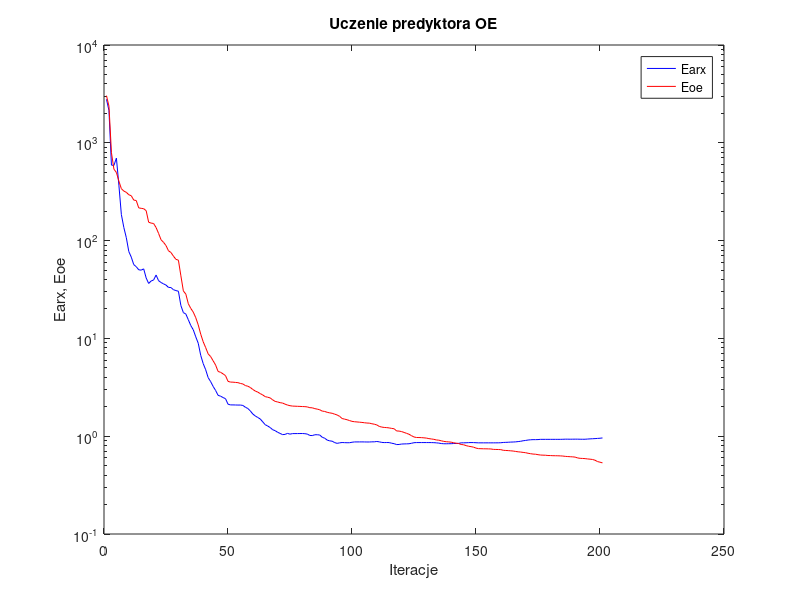
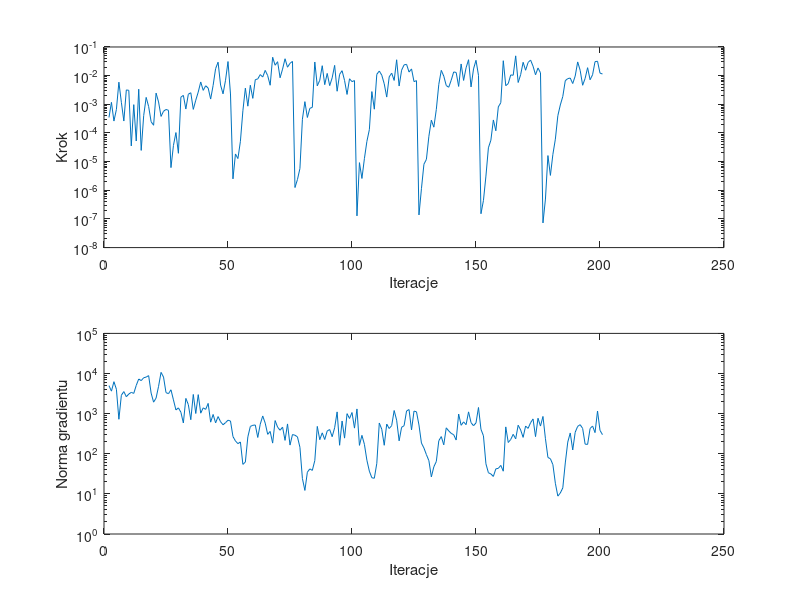

Write MATLAB code to recreate these figures, in order.
%uczenie predyktora oe
clear all;
n=0; farx(n+1)=2.783515e+003; foe(n+1)=3.037002e+003; wspucz(n+1)=0.000000e+000; ng(n+1)=0.000000e+000;
%odnowa zmiennej metryki
n=1; farx(n+1)=2.137288e+003; foe(n+1)=2.370309e+003; krok(n+1)=3.467612e-004; ng(n+1)=4.989632e+003;
n=2; farx(n+1)=5.913687e+002; foe(n+1)=7.921625e+002; krok(n+1)=1.170971e-003; ng(n+1)=3.638291e+003;
n=3; farx(n+1)=5.871945e+002; foe(n+1)=5.370029e+002; krok(n+1)=2.601242e-004; ng(n+1)=6.255193e+003;
n=4; farx(n+1)=6.973136e+002; foe(n+1)=4.975747e+002; krok(n+1)=6.603184e-004; ng(n+1)=4.056964e+003;
n=5; farx(n+1)=3.690741e+002; foe(n+1)=4.051895e+002; krok(n+1)=5.915528e-003; ng(n+1)=7.242448e+002;
n=6; farx(n+1)=1.846908e+002; foe(n+1)=3.395970e+002; krok(n+1)=1.172316e-003; ng(n+1)=2.874828e+003;
n=7; farx(n+1)=1.360617e+002; foe(n+1)=3.208050e+002; krok(n+1)=2.608382e-004; ng(n+1)=3.545388e+003;
n=8; farx(n+1)=1.070328e+002; foe(n+1)=3.116641e+002; krok(n+1)=3.176507e-003; ng(n+1)=2.642492e+003;
n=9; farx(n+1)=7.731906e+001; foe(n+1)=2.944389e+002; krok(n+1)=3.065383e-003; ng(n+1)=3.081355e+003;
n=10; farx(n+1)=6.773578e+001; foe(n+1)=2.873755e+002; krok(n+1)=3.527374e-005; ng(n+1)=3.388840e+003;
n=11; farx(n+1)=5.678798e+001; foe(n+1)=2.595490e+002; krok(n+1)=9.722192e-004; ng(n+1)=3.198047e+003;
n=12; farx(n+1)=5.409900e+001; foe(n+1)=2.569067e+002; krok(n+1)=5.233915e-005; ng(n+1)=5.056051e+003;
n=13; farx(n+1)=5.031724e+001; foe(n+1)=2.160382e+002; krok(n+1)=3.363630e-003; ng(n+1)=7.295995e+003;
n=14; farx(n+1)=4.987958e+001; foe(n+1)=2.137416e+002; krok(n+1)=2.462151e-005; ng(n+1)=6.653652e+003;
n=15; farx(n+1)=5.141578e+001; foe(n+1)=2.118716e+002; krok(n+1)=4.029366e-004; ng(n+1)=7.842409e+003;
n=16; farx(n+1)=4.152110e+001; foe(n+1)=2.022827e+002; krok(n+1)=1.742611e-003; ng(n+1)=8.144472e+003;
n=17; farx(n+1)=3.646719e+001; foe(n+1)=1.542023e+002; krok(n+1)=8.336543e-004; ng(n+1)=8.861553e+003;
n=18; farx(n+1)=3.861079e+001; foe(n+1)=1.509932e+002; krok(n+1)=2.463545e-004; ng(n+1)=3.250396e+003;
n=19; farx(n+1)=3.955108e+001; foe(n+1)=1.495866e+002; krok(n+1)=1.858107e-004; ng(n+1)=1.931837e+003;
n=20; farx(n+1)=4.443826e+001; foe(n+1)=1.359956e+002; krok(n+1)=2.458210e-003; ng(n+1)=2.444741e+003;
n=21; farx(n+1)=3.894897e+001; foe(n+1)=1.185243e+002; krok(n+1)=1.207660e-003; ng(n+1)=4.793016e+003;
n=22; farx(n+1)=3.728055e+001; foe(n+1)=1.020192e+002; krok(n+1)=3.776610e-004; ng(n+1)=1.067364e+004;
n=23; farx(n+1)=3.611229e+001; foe(n+1)=9.601133e+001; krok(n+1)=5.720452e-004; ng(n+1)=8.165150e+003;
n=24; farx(n+1)=3.508632e+001; foe(n+1)=8.899841e+001; krok(n+1)=6.603743e-004; ng(n+1)=3.339267e+003;
n=25; farx(n+1)=3.322633e+001; foe(n+1)=7.870100e+001; krok(n+1)=6.169914e-004; ng(n+1)=3.144540e+003;
%odnowa zmiennej metryki
n=26; farx(n+1)=3.310185e+001; foe(n+1)=7.558711e+001; krok(n+1)=6.176249e-006; ng(n+1)=3.929628e+003;
n=27; farx(n+1)=3.148732e+001; foe(n+1)=6.935714e+001; krok(n+1)=3.670884e-005; ng(n+1)=2.202621e+003;
n=28; farx(n+1)=3.082356e+001; foe(n+1)=6.433383e+001; krok(n+1)=1.032442e-004; ng(n+1)=1.235787e+003;
n=29; farx(n+1)=3.037636e+001; foe(n+1)=6.310503e+001; krok(n+1)=1.953303e-005; ng(n+1)=1.391976e+003;
n=30; farx(n+1)=2.166725e+001; foe(n+1)=4.366573e+001; krok(n+1)=1.779752e-003; ng(n+1)=1.084535e+003;
n=31; farx(n+1)=1.836342e+001; foe(n+1)=3.059116e+001; krok(n+1)=2.050616e-003; ng(n+1)=5.854327e+002;
n=32; farx(n+1)=1.773883e+001; foe(n+1)=2.835394e+001; krok(n+1)=6.847610e-004; ng(n+1)=2.398758e+003;
n=33; farx(n+1)=1.552137e+001; foe(n+1)=2.260130e+001; krok(n+1)=2.240817e-003; ng(n+1)=1.683753e+003;
n=34; farx(n+1)=1.352932e+001; foe(n+1)=2.024645e+001; krok(n+1)=2.531421e-003; ng(n+1)=7.061993e+002;
n=35; farx(n+1)=1.224098e+001; foe(n+1)=1.855874e+001; krok(n+1)=6.647718e-004; ng(n+1)=3.006397e+003;
n=36; farx(n+1)=1.037627e+001; foe(n+1)=1.627305e+001; krok(n+1)=1.389400e-003; ng(n+1)=1.008372e+003;
n=37; farx(n+1)=8.918519e+000; foe(n+1)=1.373140e+001; krok(n+1)=2.677949e-003; ng(n+1)=2.976077e+003;
n=38; farx(n+1)=6.707244e+000; foe(n+1)=1.104359e+001; krok(n+1)=6.023109e-003; ng(n+1)=1.026564e+003;
n=39; farx(n+1)=5.523807e+000; foe(n+1)=9.238427e+000; krok(n+1)=3.065383e-003; ng(n+1)=1.394752e+003;
n=40; farx(n+1)=4.779544e+000; foe(n+1)=8.042472e+000; krok(n+1)=4.427789e-003; ng(n+1)=1.277466e+003;
n=41; farx(n+1)=3.969972e+000; foe(n+1)=6.946003e+000; krok(n+1)=3.692938e-003; ng(n+1)=1.799536e+003;
n=42; farx(n+1)=3.615335e+000; foe(n+1)=6.519179e+000; krok(n+1)=1.524981e-003; ng(n+1)=6.133316e+002;
n=43; farx(n+1)=3.230556e+000; foe(n+1)=5.907307e+000; krok(n+1)=4.564205e-003; ng(n+1)=9.541984e+002;
n=44; farx(n+1)=2.935829e+000; foe(n+1)=5.339064e+000; krok(n+1)=1.759944e-002; ng(n+1)=5.887776e+002;
n=45; farx(n+1)=2.615741e+000; foe(n+1)=4.595784e+000; krok(n+1)=2.946581e-002; ng(n+1)=8.455359e+002;
n=46; farx(n+1)=2.568009e+000; foe(n+1)=4.500021e+000; krok(n+1)=4.704763e-003; ng(n+1)=6.289631e+002;
n=47; farx(n+1)=2.485016e+000; foe(n+1)=4.341871e+000; krok(n+1)=2.318009e-003; ng(n+1)=5.276087e+002;
n=48; farx(n+1)=2.419108e+000; foe(n+1)=4.160879e+000; krok(n+1)=6.893113e-003; ng(n+1)=5.959821e+002;
n=49; farx(n+1)=2.125190e+000; foe(n+1)=3.638203e+000; krok(n+1)=3.105538e-002; ng(n+1)=6.855888e+002;
n=50; farx(n+1)=2.089769e+000; foe(n+1)=3.575563e+000; krok(n+1)=2.293768e-003; ng(n+1)=6.551628e+002;
%odnowa zmiennej metryki
n=51; farx(n+1)=2.089140e+000; foe(n+1)=3.569415e+000; krok(n+1)=2.502989e-006; ng(n+1)=2.686951e+002;
n=52; farx(n+1)=2.085642e+000; foe(n+1)=3.546700e+000; krok(n+1)=1.848840e-005; ng(n+1)=2.084811e+002;
n=53; farx(n+1)=2.081551e+000; foe(n+1)=3.528786e+000; krok(n+1)=1.278344e-005; ng(n+1)=1.786323e+002;
n=54; farx(n+1)=2.082985e+000; foe(n+1)=3.462611e+000; krok(n+1)=5.111781e-005; ng(n+1)=1.966427e+002;
n=55; farx(n+1)=2.062603e+000; foe(n+1)=3.420973e+000; krok(n+1)=5.939298e-004; ng(n+1)=5.439674e+001;
n=56; farx(n+1)=1.978690e+000; foe(n+1)=3.294888e+000; krok(n+1)=3.660956e-003; ng(n+1)=6.215993e+001;
n=57; farx(n+1)=1.918888e+000; foe(n+1)=3.242310e+000; krok(n+1)=8.605590e-004; ng(n+1)=2.632162e+002;
n=58; farx(n+1)=1.813590e+000; foe(n+1)=3.148788e+000; krok(n+1)=4.620452e-003; ng(n+1)=4.798964e+002;
n=59; farx(n+1)=1.685819e+000; foe(n+1)=3.005630e+000; krok(n+1)=1.611746e-003; ng(n+1)=5.113824e+002;
n=60; farx(n+1)=1.611643e+000; foe(n+1)=2.895768e+000; krok(n+1)=7.242402e-003; ng(n+1)=5.218177e+002;
n=61; farx(n+1)=1.553547e+000; foe(n+1)=2.823281e+000; krok(n+1)=7.680234e-003; ng(n+1)=2.547339e+002;
n=62; farx(n+1)=1.500631e+000; foe(n+1)=2.727009e+000; krok(n+1)=1.089156e-002; ng(n+1)=5.452431e+002;
n=63; farx(n+1)=1.402382e+000; foe(n+1)=2.641223e+000; krok(n+1)=8.948804e-003; ng(n+1)=8.757649e+002;
n=64; farx(n+1)=1.311655e+000; foe(n+1)=2.539494e+000; krok(n+1)=1.526430e-002; ng(n+1)=5.793786e+002;
n=65; farx(n+1)=1.270905e+000; foe(n+1)=2.502947e+000; krok(n+1)=1.000726e-002; ng(n+1)=3.051516e+002;
n=66; farx(n+1)=1.226744e+000; foe(n+1)=2.463975e+000; krok(n+1)=4.624718e-003; ng(n+1)=3.599336e+002;
n=67; farx(n+1)=1.165489e+000; foe(n+1)=2.354385e+000; krok(n+1)=4.382471e-002; ng(n+1)=1.842775e+002;
n=68; farx(n+1)=1.139188e+000; foe(n+1)=2.269498e+000; krok(n+1)=2.307159e-002; ng(n+1)=6.722253e+002;
n=69; farx(n+1)=1.096995e+000; foe(n+1)=2.239961e+000; krok(n+1)=3.067118e-002; ng(n+1)=4.608051e+002;
n=70; farx(n+1)=1.068234e+000; foe(n+1)=2.202506e+000; krok(n+1)=8.426649e-003; ng(n+1)=3.853928e+002;
n=71; farx(n+1)=1.037964e+000; foe(n+1)=2.182230e+000; krok(n+1)=1.688698e-002; ng(n+1)=4.614418e+002;
n=72; farx(n+1)=1.043882e+000; foe(n+1)=2.126980e+000; krok(n+1)=3.882853e-002; ng(n+1)=2.156566e+002;
n=73; farx(n+1)=1.068521e+000; foe(n+1)=2.082008e+000; krok(n+1)=1.966568e-002; ng(n+1)=5.541050e+002;
n=74; farx(n+1)=1.049318e+000; foe(n+1)=2.051062e+000; krok(n+1)=2.691279e-002; ng(n+1)=1.645178e+002;
n=75; farx(n+1)=1.063364e+000; foe(n+1)=2.032033e+000; krok(n+1)=3.134999e-002; ng(n+1)=3.011010e+002;
%odnowa zmiennej metryki
n=76; farx(n+1)=1.063455e+000; foe(n+1)=2.027274e+000; krok(n+1)=1.246993e-006; ng(n+1)=2.895267e+002;
n=77; farx(n+1)=1.063952e+000; foe(n+1)=2.021462e+000; krok(n+1)=2.366141e-006; ng(n+1)=2.642660e+002;
n=78; farx(n+1)=1.064854e+000; foe(n+1)=2.016880e+000; krok(n+1)=5.742854e-006; ng(n+1)=1.451463e+002;
n=79; farx(n+1)=1.065353e+000; foe(n+1)=2.010499e+000; krok(n+1)=3.007977e-004; ng(n+1)=2.422002e+001;
n=80; farx(n+1)=1.061332e+000; foe(n+1)=2.005565e+000; krok(n+1)=1.237443e-003; ng(n+1)=1.219740e+001;
n=81; farx(n+1)=1.050697e+000; foe(n+1)=1.992696e+000; krok(n+1)=3.467612e-004; ng(n+1)=3.472932e+001;
n=82; farx(n+1)=1.017851e+000; foe(n+1)=1.956918e+000; krok(n+1)=7.248866e-004; ng(n+1)=4.198704e+001;
n=83; farx(n+1)=1.015183e+000; foe(n+1)=1.951488e+000; krok(n+1)=7.821151e-004; ng(n+1)=3.850902e+001;
n=84; farx(n+1)=1.034842e+000; foe(n+1)=1.914011e+000; krok(n+1)=2.991958e-002; ng(n+1)=6.770382e+001;
n=85; farx(n+1)=1.035264e+000; foe(n+1)=1.891513e+000; krok(n+1)=4.403244e-003; ng(n+1)=4.804320e+002;
n=86; farx(n+1)=1.028265e+000; foe(n+1)=1.862153e+000; krok(n+1)=6.893113e-003; ng(n+1)=2.241615e+002;
n=87; farx(n+1)=9.749305e-001; foe(n+1)=1.805638e+000; krok(n+1)=2.223039e-002; ng(n+1)=3.320628e+002;
n=88; farx(n+1)=9.535761e-001; foe(n+1)=1.791513e+000; krok(n+1)=4.845058e-003; ng(n+1)=2.265817e+002;
n=89; farx(n+1)=9.120480e-001; foe(n+1)=1.754781e+000; krok(n+1)=1.195410e-002; ng(n+1)=3.691633e+002;
n=90; farx(n+1)=8.963922e-001; foe(n+1)=1.732668e+000; krok(n+1)=4.483426e-003; ng(n+1)=4.018290e+002;
n=91; farx(n+1)=8.892359e-001; foe(n+1)=1.715012e+000; krok(n+1)=8.378898e-003; ng(n+1)=2.661436e+002;
n=92; farx(n+1)=8.605500e-001; foe(n+1)=1.680372e+000; krok(n+1)=2.284436e-002; ng(n+1)=4.445082e+002;
n=93; farx(n+1)=8.449867e-001; foe(n+1)=1.648736e+000; krok(n+1)=2.855545e-003; ng(n+1)=1.105161e+003;
n=94; farx(n+1)=8.552455e-001; foe(n+1)=1.596362e+000; krok(n+1)=1.109636e-002; ng(n+1)=1.628143e+002;
n=95; farx(n+1)=8.618390e-001; foe(n+1)=1.516828e+000; krok(n+1)=1.488820e-002; ng(n+1)=6.549052e+002;
n=96; farx(n+1)=8.593351e-001; foe(n+1)=1.494611e+000; krok(n+1)=6.764823e-003; ng(n+1)=2.452683e+002;
n=97; farx(n+1)=8.574273e-001; foe(n+1)=1.474066e+000; krok(n+1)=2.209886e-003; ng(n+1)=9.993474e+002;
n=98; farx(n+1)=8.578149e-001; foe(n+1)=1.445440e+000; krok(n+1)=7.777929e-003; ng(n+1)=7.571026e+002;
n=99; farx(n+1)=8.672118e-001; foe(n+1)=1.418465e+000; krok(n+1)=6.193383e-003; ng(n+1)=1.066515e+003;
n=100; farx(n+1)=8.739238e-001; foe(n+1)=1.406122e+000; krok(n+1)=6.734730e-003; ng(n+1)=4.356720e+002;
%odnowa zmiennej metryki
n=101; farx(n+1)=8.739310e-001; foe(n+1)=1.398711e+000; krok(n+1)=1.278518e-007; ng(n+1)=1.310099e+003;
n=102; farx(n+1)=8.742921e-001; foe(n+1)=1.391332e+000; krok(n+1)=9.215371e-006; ng(n+1)=1.618787e+002;
n=103; farx(n+1)=8.745611e-001; foe(n+1)=1.383143e+000; krok(n+1)=2.580198e-006; ng(n+1)=2.879270e+002;
n=104; farx(n+1)=8.737948e-001; foe(n+1)=1.372900e+000; krok(n+1)=1.272730e-005; ng(n+1)=1.719834e+002;
n=105; farx(n+1)=8.727235e-001; foe(n+1)=1.363506e+000; krok(n+1)=5.075699e-005; ng(n+1)=6.910111e+001;
n=106; farx(n+1)=8.726669e-001; foe(n+1)=1.360063e+000; krok(n+1)=1.309203e-004; ng(n+1)=3.680499e+001;
n=107; farx(n+1)=8.757994e-001; foe(n+1)=1.341062e+000; krok(n+1)=2.778799e-003; ng(n+1)=2.522018e+001;
n=108; farx(n+1)=8.761788e-001; foe(n+1)=1.326350e+000; krok(n+1)=6.752731e-004; ng(n+1)=2.452371e+001;
n=109; farx(n+1)=8.832049e-001; foe(n+1)=1.304127e+000; krok(n+1)=1.111520e-002; ng(n+1)=5.774323e+001;
n=110; farx(n+1)=8.756075e-001; foe(n+1)=1.258945e+000; krok(n+1)=1.450364e-002; ng(n+1)=5.836865e+002;
n=111; farx(n+1)=8.641370e-001; foe(n+1)=1.239588e+000; krok(n+1)=1.039581e-002; ng(n+1)=4.090724e+002;
n=112; farx(n+1)=8.605940e-001; foe(n+1)=1.228870e+000; krok(n+1)=5.190450e-003; ng(n+1)=1.627750e+002;
n=113; farx(n+1)=8.616672e-001; foe(n+1)=1.224258e+000; krok(n+1)=1.786250e-003; ng(n+1)=5.498196e+002;
n=114; farx(n+1)=8.606426e-001; foe(n+1)=1.215272e+000; krok(n+1)=9.096510e-003; ng(n+1)=4.252635e+002;
n=115; farx(n+1)=8.476394e-001; foe(n+1)=1.201475e+000; krok(n+1)=1.219985e-002; ng(n+1)=5.032920e+002;
n=116; farx(n+1)=8.385174e-001; foe(n+1)=1.191306e+000; krok(n+1)=6.802533e-003; ng(n+1)=1.195994e+003;
n=117; farx(n+1)=8.213469e-001; foe(n+1)=1.131383e+000; krok(n+1)=3.579522e-002; ng(n+1)=6.884686e+002;
n=118; farx(n+1)=8.230709e-001; foe(n+1)=1.128355e+000; krok(n+1)=4.346286e-003; ng(n+1)=2.098489e+002;
n=119; farx(n+1)=8.316193e-001; foe(n+1)=1.114659e+000; krok(n+1)=1.548166e-002; ng(n+1)=4.578255e+002;
n=120; farx(n+1)=8.338008e-001; foe(n+1)=1.092932e+000; krok(n+1)=2.378377e-002; ng(n+1)=4.999073e+002;
n=121; farx(n+1)=8.352811e-001; foe(n+1)=1.069518e+000; krok(n+1)=2.476948e-002; ng(n+1)=1.165046e+003;
n=122; farx(n+1)=8.371583e-001; foe(n+1)=1.046599e+000; krok(n+1)=1.336226e-002; ng(n+1)=1.263683e+003;
n=123; farx(n+1)=8.466925e-001; foe(n+1)=1.012220e+000; krok(n+1)=1.716139e-002; ng(n+1)=3.933852e+002;
n=124; farx(n+1)=8.582281e-001; foe(n+1)=9.816920e-001; krok(n+1)=6.192369e-003; ng(n+1)=1.156843e+003;
n=125; farx(n+1)=8.607992e-001; foe(n+1)=9.702175e-001; krok(n+1)=6.700076e-003; ng(n+1)=1.111090e+003;
%odnowa zmiennej metryki
n=126; farx(n+1)=8.608088e-001; foe(n+1)=9.689344e-001; krok(n+1)=1.380193e-007; ng(n+1)=5.208276e+002;
n=127; farx(n+1)=8.608490e-001; foe(n+1)=9.674027e-001; krok(n+1)=1.138471e-006; ng(n+1)=1.847180e+002;
n=128; farx(n+1)=8.609793e-001; foe(n+1)=9.622707e-001; krok(n+1)=8.106422e-006; ng(n+1)=1.392412e+002;
n=129; farx(n+1)=8.608806e-001; foe(n+1)=9.566720e-001; krok(n+1)=1.197415e-005; ng(n+1)=9.512886e+001;
n=130; farx(n+1)=8.607234e-001; foe(n+1)=9.448216e-001; krok(n+1)=7.675242e-005; ng(n+1)=6.730482e+001;
n=131; farx(n+1)=8.604141e-001; foe(n+1)=9.371288e-001; krok(n+1)=2.799030e-004; ng(n+1)=2.647681e+001;
n=132; farx(n+1)=8.589476e-001; foe(n+1)=9.290266e-001; krok(n+1)=1.592395e-004; ng(n+1)=4.742631e+001;
n=133; farx(n+1)=8.553400e-001; foe(n+1)=9.158762e-001; krok(n+1)=6.650130e-004; ng(n+1)=6.414430e+001;
n=134; farx(n+1)=8.503442e-001; foe(n+1)=9.103351e-001; krok(n+1)=4.974973e-003; ng(n+1)=2.112141e+002;
n=135; farx(n+1)=8.412420e-001; foe(n+1)=8.975458e-001; krok(n+1)=1.532510e-002; ng(n+1)=2.679935e+002;
n=136; farx(n+1)=8.373829e-001; foe(n+1)=8.851479e-001; krok(n+1)=9.630946e-003; ng(n+1)=1.668022e+002;
n=137; farx(n+1)=8.367648e-001; foe(n+1)=8.784785e-001; krok(n+1)=4.522618e-003; ng(n+1)=4.424580e+002;
n=138; farx(n+1)=8.380335e-001; foe(n+1)=8.747065e-001; krok(n+1)=3.929986e-003; ng(n+1)=3.710620e+002;
n=139; farx(n+1)=8.384324e-001; foe(n+1)=8.687756e-001; krok(n+1)=6.905382e-003; ng(n+1)=3.220824e+002;
n=140; farx(n+1)=8.419560e-001; foe(n+1)=8.571628e-001; krok(n+1)=1.345452e-002; ng(n+1)=2.987846e+002;
n=141; farx(n+1)=8.432526e-001; foe(n+1)=8.476230e-001; krok(n+1)=1.290032e-002; ng(n+1)=2.195023e+002;
n=142; farx(n+1)=8.445395e-001; foe(n+1)=8.421654e-001; krok(n+1)=4.201739e-003; ng(n+1)=9.786700e+002;
n=143; farx(n+1)=8.550895e-001; foe(n+1)=8.228538e-001; krok(n+1)=2.556212e-002; ng(n+1)=5.119414e+002;
n=144; farx(n+1)=8.558759e-001; foe(n+1)=8.176879e-001; krok(n+1)=6.800237e-003; ng(n+1)=6.232634e+002;
n=145; farx(n+1)=8.567716e-001; foe(n+1)=8.013061e-001; krok(n+1)=1.884952e-002; ng(n+1)=5.313449e+002;
n=146; farx(n+1)=8.595661e-001; foe(n+1)=7.895961e-001; krok(n+1)=3.595477e-002; ng(n+1)=1.106623e+003;
n=147; farx(n+1)=8.610698e-001; foe(n+1)=7.822065e-001; krok(n+1)=4.036613e-003; ng(n+1)=5.967020e+002;
n=148; farx(n+1)=8.604965e-001; foe(n+1)=7.727747e-001; krok(n+1)=1.716139e-002; ng(n+1)=4.987334e+002;
n=149; farx(n+1)=8.577731e-001; foe(n+1)=7.557663e-001; krok(n+1)=3.431867e-002; ng(n+1)=5.883780e+002;
n=150; farx(n+1)=8.552833e-001; foe(n+1)=7.463514e-001; krok(n+1)=1.023953e-002; ng(n+1)=1.424132e+003;
%odnowa zmiennej metryki
n=151; farx(n+1)=8.552861e-001; foe(n+1)=7.452224e-001; krok(n+1)=1.518241e-007; ng(n+1)=4.070831e+002;
n=152; farx(n+1)=8.552971e-001; foe(n+1)=7.436063e-001; krok(n+1)=4.405193e-007; ng(n+1)=2.804642e+002;
n=153; farx(n+1)=8.552587e-001; foe(n+1)=7.431534e-001; krok(n+1)=3.124592e-006; ng(n+1)=5.622693e+001;
n=154; farx(n+1)=8.552512e-001; foe(n+1)=7.419860e-001; krok(n+1)=3.039391e-005; ng(n+1)=3.370649e+001;
n=155; farx(n+1)=8.551401e-001; foe(n+1)=7.404250e-001; krok(n+1)=5.582033e-005; ng(n+1)=3.134292e+001;
n=156; farx(n+1)=8.553240e-001; foe(n+1)=7.331935e-001; krok(n+1)=2.841575e-004; ng(n+1)=2.721877e+001;
n=157; farx(n+1)=8.554421e-001; foe(n+1)=7.319100e-001; krok(n+1)=1.191612e-004; ng(n+1)=4.208781e+001;
n=158; farx(n+1)=8.559136e-001; foe(n+1)=7.309712e-001; krok(n+1)=8.132823e-004; ng(n+1)=4.329212e+001;
n=159; farx(n+1)=8.573761e-001; foe(n+1)=7.289093e-001; krok(n+1)=1.135356e-003; ng(n+1)=5.126329e+001;
n=160; farx(n+1)=8.630152e-001; foe(n+1)=7.177098e-001; krok(n+1)=3.320390e-002; ng(n+1)=3.677228e+001;
n=161; farx(n+1)=8.651234e-001; foe(n+1)=7.146136e-001; krok(n+1)=4.464102e-003; ng(n+1)=4.672629e+002;
n=162; farx(n+1)=8.673688e-001; foe(n+1)=7.124366e-001; krok(n+1)=5.274350e-003; ng(n+1)=1.907980e+002;
n=163; farx(n+1)=8.707022e-001; foe(n+1)=7.088441e-001; krok(n+1)=1.059021e-002; ng(n+1)=2.271181e+002;
n=164; farx(n+1)=8.722167e-001; foe(n+1)=7.051731e-001; krok(n+1)=1.032555e-002; ng(n+1)=3.049606e+002;
n=165; farx(n+1)=8.754461e-001; foe(n+1)=6.983682e-001; krok(n+1)=4.904612e-002; ng(n+1)=2.354766e+002;
n=166; farx(n+1)=8.812974e-001; foe(n+1)=6.925136e-001; krok(n+1)=5.767896e-003; ng(n+1)=5.146046e+002;
n=167; farx(n+1)=8.872200e-001; foe(n+1)=6.885375e-001; krok(n+1)=1.080437e-002; ng(n+1)=3.914686e+002;
n=168; farx(n+1)=8.984715e-001; foe(n+1)=6.828710e-001; krok(n+1)=2.925850e-002; ng(n+1)=2.560627e+002;
n=169; farx(n+1)=9.050178e-001; foe(n+1)=6.781225e-001; krok(n+1)=1.542628e-002; ng(n+1)=4.913745e+002;
n=170; farx(n+1)=9.140339e-001; foe(n+1)=6.690473e-001; krok(n+1)=2.876670e-002; ng(n+1)=4.286754e+002;
n=171; farx(n+1)=9.194386e-001; foe(n+1)=6.624815e-001; krok(n+1)=3.500452e-002; ng(n+1)=5.931230e+002;
n=172; farx(n+1)=9.222884e-001; foe(n+1)=6.566696e-001; krok(n+1)=2.142359e-002; ng(n+1)=7.375976e+002;
n=173; farx(n+1)=9.223052e-001; foe(n+1)=6.542686e-001; krok(n+1)=1.071180e-002; ng(n+1)=2.672938e+002;
n=174; farx(n+1)=9.235694e-001; foe(n+1)=6.473639e-001; krok(n+1)=1.849615e-002; ng(n+1)=7.676075e+002;
n=175; farx(n+1)=9.285790e-001; foe(n+1)=6.419625e-001; krok(n+1)=1.254679e-002; ng(n+1)=4.902531e+002;
%odnowa zmiennej metryki
n=176; farx(n+1)=9.285721e-001; foe(n+1)=6.399796e-001; krok(n+1)=7.258053e-008; ng(n+1)=8.514308e+002;
n=177; farx(n+1)=9.285705e-001; foe(n+1)=6.389238e-001; krok(n+1)=4.934800e-007; ng(n+1)=2.370542e+002;
n=178; farx(n+1)=9.286706e-001; foe(n+1)=6.347089e-001; krok(n+1)=1.625849e-005; ng(n+1)=8.090961e+001;
n=179; farx(n+1)=9.286760e-001; foe(n+1)=6.340329e-001; krok(n+1)=3.304510e-006; ng(n+1)=7.507581e+001;
n=180; farx(n+1)=9.287541e-001; foe(n+1)=6.320239e-001; krok(n+1)=1.792006e-005; ng(n+1)=5.364456e+001;
n=181; farx(n+1)=9.287207e-001; foe(n+1)=6.314082e-001; krok(n+1)=6.079792e-005; ng(n+1)=1.838002e+001;
n=182; farx(n+1)=9.286656e-001; foe(n+1)=6.306681e-001; krok(n+1)=4.000568e-004; ng(n+1)=8.785732e+000;
n=183; farx(n+1)=9.288140e-001; foe(n+1)=6.292133e-001; krok(n+1)=9.499141e-004; ng(n+1)=1.053718e+001;
n=184; farx(n+1)=9.301112e-001; foe(n+1)=6.266857e-001; krok(n+1)=1.881412e-003; ng(n+1)=1.412571e+001;
n=185; farx(n+1)=9.325938e-001; foe(n+1)=6.221503e-001; krok(n+1)=6.669234e-003; ng(n+1)=5.902455e+001;
n=186; farx(n+1)=9.324122e-001; foe(n+1)=6.193689e-001; krok(n+1)=7.876901e-003; ng(n+1)=1.952645e+002;
n=187; farx(n+1)=9.314027e-001; foe(n+1)=6.170141e-001; krok(n+1)=8.229748e-003; ng(n+1)=3.299919e+002;
n=188; farx(n+1)=9.321330e-001; foe(n+1)=6.149502e-001; krok(n+1)=5.303205e-003; ng(n+1)=1.244149e+002;
n=189; farx(n+1)=9.328380e-001; foe(n+1)=6.110009e-001; krok(n+1)=9.698882e-003; ng(n+1)=3.440560e+002;
n=190; farx(n+1)=9.327117e-001; foe(n+1)=5.993524e-001; krok(n+1)=3.012318e-002; ng(n+1)=4.823264e+002;
n=191; farx(n+1)=9.312255e-001; foe(n+1)=5.939288e-001; krok(n+1)=1.532510e-002; ng(n+1)=5.302771e+002;
n=192; farx(n+1)=9.306469e-001; foe(n+1)=5.922104e-001; krok(n+1)=4.615931e-003; ng(n+1)=4.283730e+002;
n=193; farx(n+1)=9.308391e-001; foe(n+1)=5.899722e-001; krok(n+1)=7.990988e-003; ng(n+1)=1.735420e+002;
n=194; farx(n+1)=9.354134e-001; foe(n+1)=5.854283e-001; krok(n+1)=1.895365e-002; ng(n+1)=1.711128e+002;
n=195; farx(n+1)=9.391636e-001; foe(n+1)=5.821810e-001; krok(n+1)=7.191676e-003; ng(n+1)=4.256338e+002;
n=196; farx(n+1)=9.421768e-001; foe(n+1)=5.779441e-001; krok(n+1)=1.071180e-002; ng(n+1)=4.912471e+002;
n=197; farx(n+1)=9.451467e-001; foe(n+1)=5.679802e-001; krok(n+1)=3.081734e-002; ng(n+1)=3.366676e+002;
n=198; farx(n+1)=9.493838e-001; foe(n+1)=5.503306e-001; krok(n+1)=3.174846e-002; ng(n+1)=1.161921e+003;
n=199; farx(n+1)=9.531665e-001; foe(n+1)=5.424105e-001; krok(n+1)=1.226153e-002; ng(n+1)=3.825177e+002;
n=200; farx(n+1)=9.601085e-001; foe(n+1)=5.336237e-001; krok(n+1)=1.142218e-002; ng(n+1)=2.994418e+002;

figure; semilogy(farx,'b'); hold on; semilogy(foe,'r'); xlabel('Iteracje'); ylabel('Earx, Eoe'); legend('Earx','Eoe'); title('Uczenie predyktora OE');
figure; subplot(2,1,1); semilogy(krok); xlabel('Iteracje'); ylabel('Krok');
subplot(2,1,2); semilogy(ng); xlabel('Iteracje'); ylabel('Norma gradientu');
Earx=farx(n+1)
Eoe=foe(n+1)
